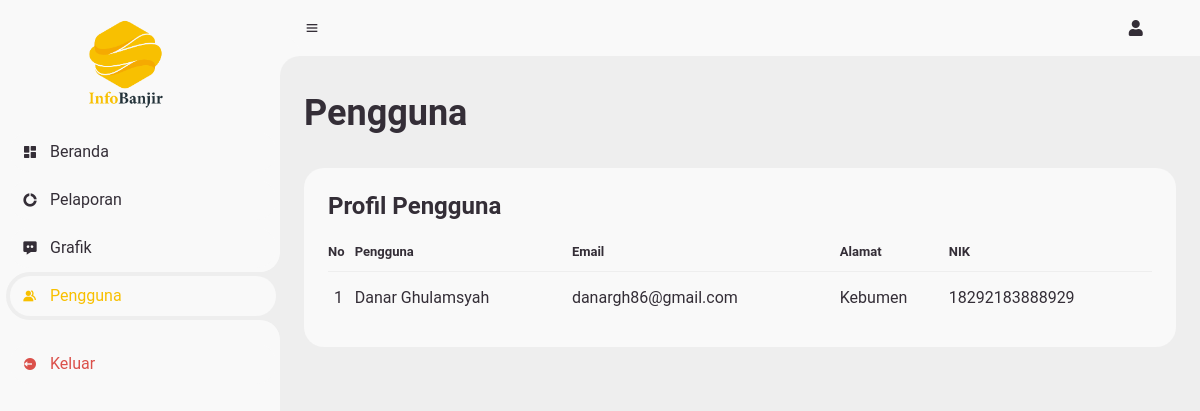
The page /InfoBanjir/pengguna.php (signed in) on the database its author committed.
### tables this page shows
CREATE TABLE `users` (
  `userid` int(6) UNSIGNED NOT NULL,
  `nama` varchar(40) NOT NULL,
  `nik` char(20) NOT NULL,
  `username` varchar(30) NOT NULL,
  `email` varchar(40) NOT NULL,
  `password` varchar(256) NOT NULL,
  `alamat` varchar(100) DEFAULT NULL,
  `user_level` int(11) NOT NULL DEFAULT 0
);

### InfoBanjir/pengguna.php (the view, shortened to what this page needs)
<?php
$id = $_SESSION['id'];
include "koneksi.php";
$pengguna = mysqli_query($connect, "SELECT * FROM users WHERE userid = $id");
?>
<!DOCTYPE html>
<html lang="en">
<head>
  <link href='https://unpkg.com/boxicons@2.0.9/css/boxicons.min.css' rel='stylesheet'>
  <link rel="stylesheet" href="style.css">
  <link rel="stylesheet" href="https://cdnjs.cloudflare.com/ajax/libs/font-awesome/5.15.3/css/all.min.css">
</head>
<body>
  <section id="sidebar">
    <a href="#" class="brand">
      <img width="130px" src="img/logo-01.png" alt="" style="vertical-align:middle;margin:20px 60px">
    </a>
    <ul class="side-menu top">
      <li>
        <a href="home.php">
          <i class='bx bxs-dashboard'></i>
          <span class="text">Beranda</span>
        </a>
      </li>
      <li>
        <a href="peta.php">
          <i class='bx bxs-doughnut-chart'></i>
          <span class="text">Pelaporan</span>
        </a>
      </li>
      <li>
        <a href="grafik.php">
          <i class='bx bxs-message-dots'></i>
          <span class="text">Grafik</span>
        </a>
      </li>
      <li class="active">
        <a href="pengguna.php">
          <i class='bx bxs-group'></i>
          <span class="text">Pengguna</span>
        </a>
      </li>
    </ul>
    <ul class="side-menu">
      <li>
        <a href="/WEB_BANJIR/logout.php" class="logout">
          <i class='bx bxs-log-out-circle'></i>
          <span class="text">Keluar</span>
        </a>
      </li>
    </ul>
  </section>
  <section id="content">
    <nav>
      <i class='bx bx-menu'></i>
      <a href="#" class="profile" style="padding-left: 90%">
        <i class="fas fa-user"></i>
      </a>
    </nav>
    <main>
      <div class="head-title">
        <div class="left">
          <h1>Pengguna</h1>
        </div>
      </div>
      <div class="table-data">
        <div class="order">
          <div class="head">
            <h3>Profil Pengguna</h3>
          </div>
          <table>
            <thead>
              <tr>
                <th>No</th>
                <th>Pengguna</th>
                <th>Email</th>
                <th>Alamat</th>
                <th>NIK</th>
              </tr>
            </thead>
            <tbody>
              <?php $i = 1 ?>
              <?php foreach ($pengguna as $user) : ?>
              <tr>
                <td> <?php echo ($i); ?> </td>
                <td>
                  <p> <?= $user["nama"] ?> </p>
                </td>
                <td><?= $user["email"] ?></td>
                <td><?= $user["alamat"] ?></td>
                <td><?= $user["nik"] ?></td>
              </tr>
              <?php $i++; ?>
              <?php endforeach; ?>
            </tbody>
          </table>
        </div>
      </div>
    </main>
  </section>
</body>
</html>

### InfoBanjir/style.css (style rules this page uses)
* { font-family: 'Roboto', sans-serif; margin: 0; padding: 0; box-sizing: border-box; }
a { text-decoration: none; }
li { list-style: none; }
:root { --poppins: 'Poppins', sans-serif; --lato: 'Lato', sans-serif; --light: #F9F9F9; --blue: #f8c000; --light-blue: #CFE8FF; --grey: #eee; --dark-grey: #AAAAAA; --dark: #342E37; --red: #DB504A; --yellow: #FFCE26; --light-yellow: #FFF2C6; --orange: #FD7238; --light-orange: #FFE0D3; }
html { overflow-x: hidden; }
body { background: var(--grey); overflow-x: hidden; }
#sidebar { position: fixed; top: 0; left: 0; width: 280px; height: 100%; background: var(--light); z-index: 2000; font-family: var(--lato); transition: .3s ease; overflow-x: hidden; scrollbar-width: none; }
#sidebar .brand { font-size: 24px; font-weight: 700; height: 56px; color: var(--blue); position: sticky; top: 0; left: 0; background: var(--light); z-index: 500; padding-bottom: 0; padding-top: 20px; box-sizing: content-box; }
#sidebar .brand img { display: block; margin-left: auto; margin-right: auto; }
#sidebar .side-menu { width: 100%; margin-top: 20px; }
#sidebar .side-menu li { height: 48px; background: transparent; margin-left: 6px; border-radius: 48px 0 0 48px; padding: 4px; }
#sidebar .side-menu li.active { background: var(--grey); position: relative; }
#sidebar .side-menu li.active::before { content: ''; position: absolute; width: 40px; height: 40px; border-radius: 50%; top: -40px; right: 0; box-shadow: 20px 20px 0 var(--grey); z-index: -1; }
#sidebar .side-menu li.active::after { content: ''; position: absolute; width: 40px; height: 40px; border-radius: 50%; bottom: -40px; right: 0; box-shadow: 20px -20px 0 var(--grey); z-index: -1; }
#sidebar .side-menu li a { width: 100%; height: 100%; background: var(--light); display: flex; align-items: center; border-radius: 48px; font-size: 16px; color: var(--dark); white-space: nowrap; overflow-x: hidden; }
#sidebar .side-menu.top li.active a { color: var(--blue); }
#sidebar .side-menu li a.logout { color: var(--red); }
#sidebar .side-menu li a .bx { min-width: calc(60px - ((4px + 6px) * 2)); display: flex; justify-content: center; }
#content { position: relative; width: calc(100% - 280px); left: 280px; transition: .3s ease; }
#content nav { height: 56px; background: var(--light); padding: 0 24px; display: flex; align-items: center; grid-gap: 24px; font-family: var(--lato); position: sticky; top: 0; left: 0; z-index: 1000; }
#content nav::before { content: ''; position: absolute; width: 40px; height: 40px; bottom: -40px; left: 0; border-radius: 50%; box-shadow: -20px -20px 0 var(--light); }
#content nav a { color: var(--dark); }
#content nav .bx.bx-menu { cursor: pointer; color: var(--dark); }
#content main { width: 100%; padding: 36px 24px; font-family: var(--poppins); max-height: calc(100vh - 56px); overflow-y: auto; }
#content main .head-title { display: flex; align-items: center; justify-content: space-between; grid-gap: 16px; flex-wrap: wrap; }
#content main .head-title .left h1 { font-size: 36px; font-weight: 600; margin-bottom: 10px; color: var(--dark); }
#content main .table-data { display: flex; flex-wrap: wrap; grid-gap: 24px; margin-top: 24px; width: 100%; color: var(--dark); }
#content main .table-data > div { border-radius: 20px; background: var(--light); padding: 24px; overflow-x: auto; }
#content main .table-data .head { display: flex; align-items: center; grid-gap: 16px; margin-bottom: 24px; }
#content main .table-data .head h3 { margin-right: auto; font-size: 24px; font-weight: 600; }
#content main .table-data .order { flex-grow: 1; flex-basis: 500px; }
#content main .table-data .order table { width: 100%; border-collapse: collapse; }
#content main .table-data .order table th { padding-bottom: 12px; font-size: 13px; text-align: left; border-bottom: 1px solid var(--grey); }
#content main .table-data .order table td { padding: 16px 0; }
#content main .table-data .order table tr td:first-child { display: flex; align-items: center; grid-gap: 12px; padding-left: 6px; }

### rows shown on the page
users: nama "Danar Ghulamsyah", email "danargh86@gmail.com", alamat "Kebumen", nik "18292183888929"
